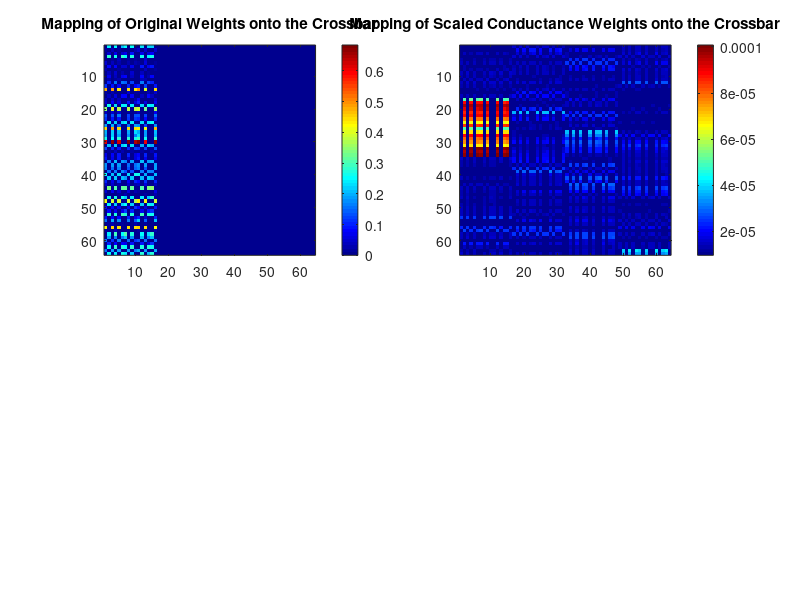
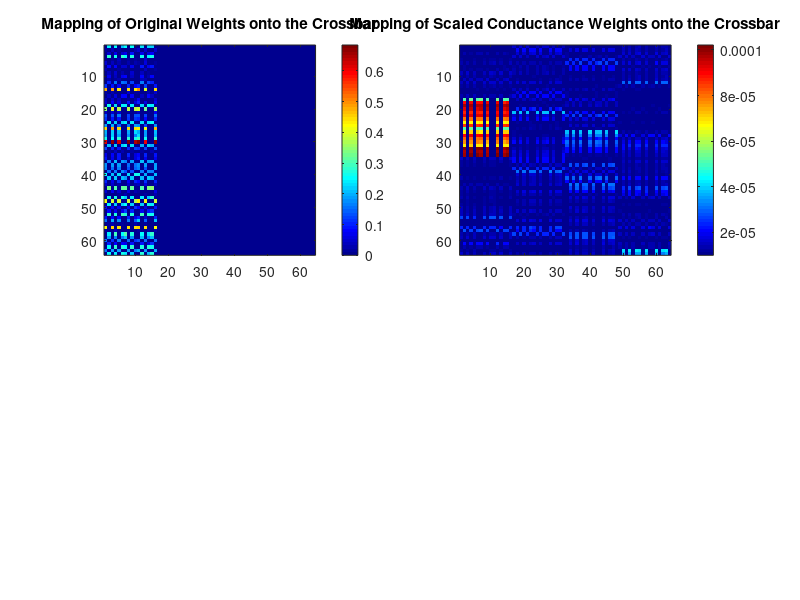
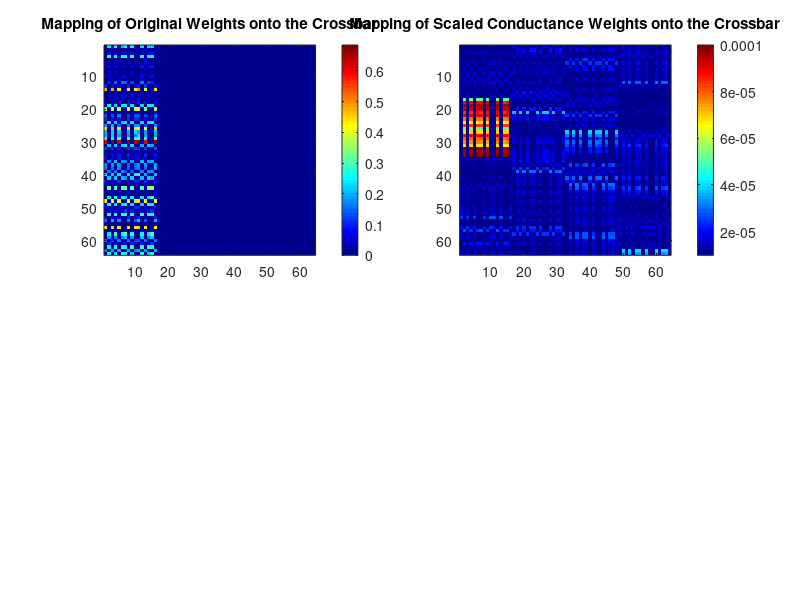
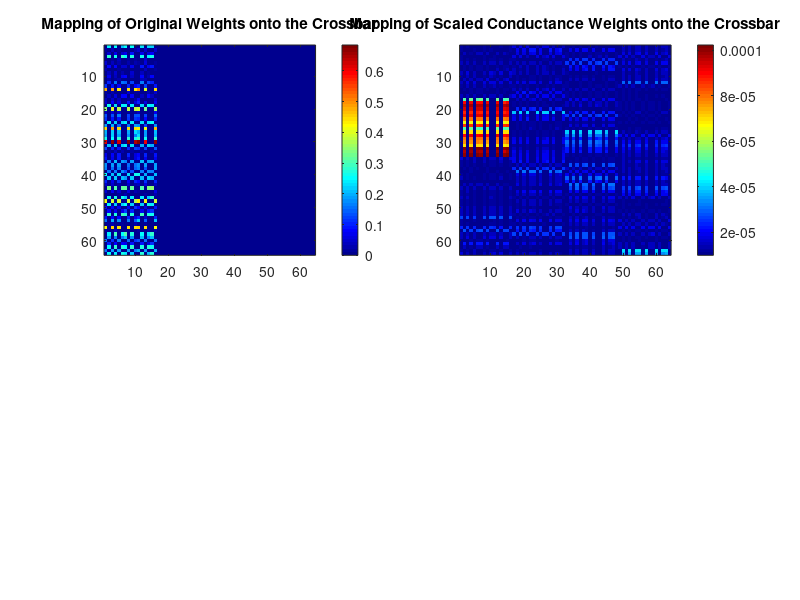

The MATLAB source for these figures, in order: (Note: this script raises an error after producing the figures.)
% mycluster=parcluster('local');
% mycluster.NumWorkers=32;
% parpool('local', 32);
n_seed = 5;
output_dir = 'out';
table_headers = {'seed', 'R_min_range', 'R_max_range', 'percent_error', 'bit_res', 'input_bits', 'output_bits', 'stuck', 'R_source', 'R_line', 'R_min', 'R_max', 'predictions_file_path'};
table_data = cell(n_seed, 13);
for seed=1:n_seed
    rng(seed);
    %% Define global variables 
    %To do:
    %R-max-min
    %Output resolution

    %To Ask
    %Switching mismatch
    %In-situ results
    %Sneak path
    %Crossbar type
    %Figure concepts
    %Writing and results

    %Finished:
    %Stuck on/off
    %4-bit
    %Input resolution


    array_row = 64;
    array_col = 64;
    n_ker = 32; %number of kernels
    n_kersize = [32,30]; %kernel sizes
    start_num = 1; %number of test data to run code through
    end_num = start_num + 249;
    %%%%%%%%%%%%%%%%%%%%%%%%%%%%%%%%%%%%%%%%%%%%%%%%%%%%%%%%
    R_max = 100E3; %100 kohm is max resistance of memristors
    R_min = 10E3;  %10 kohm is min resistance of memristors

    rminrange = [0.95,1]; %limit for min_R [1,1] to turn off
    rmaxrange = [1,1.05]; %limit for max_R [1,1] to turn off

    percenterror = 0.05; %percent error for crossbar implementation, 0 to turn off

    V_BL = zeros(64,1); %Ground column voltages (set columns to 0 V)
    R_source = 20; % 20-50 source resistance (ohms) for simulation model
    R_line = 2;   % 2-5 line resistance (ohms) for simulation model
    bit_res = 6; % bits for weight resolution

    inputbits = 6; %Number of input bits, comment out lines to turn off ###
    outputbits = 6;

    stuck = 0.001; %stuck on/off percentange, 0 to turn off

    visualize = 0; % 1 to visualize, 0 to not visualize
    %%%%%%%%%%%%%%%%%%%%%%%%%%%%%%%%%%%%%%%%%%%%%%%%%%%%%%%%
    RMAX = R_max; %file labelling only
    RMIN = R_min; %file labelling only


    %% Read and reshape weights and bias
    %weights - original, weights2 - 6 bit trained

    % %Read weights1 and bias 32 bit resolution 
    % file1w = fopen('weights/conv1dweights.txt', 'r');
    % file1b = fopen('weights/conv1dbias.txt', 'r');
    % file2w = fopen('weights/conv1d_1weights.txt', 'r');
    % file2b = fopen('weights/conv1d_1bias.txt', 'r');
    % file3w = fopen('weights/denseweights.txt','r');
    % file3b = fopen('weights/densebias.txt','r');
    % file4w = fopen('weights/dense_1weights.txt','r');
    % file4b = fopen('weights/dense_1bias.txt','r');

    % %Read weights2 and bias 6 bit resolution
    % file1w = fopen('weights2/conv1dweights.txt', 'r');
    % file1b = fopen('weights2/conv1dbias.txt', 'r');
    % file2w = fopen('weights2/conv1d_1weights.txt', 'r');
    % file2b = fopen('weights2/conv1d_1bias.txt', 'r');
    % file3w = fopen('weights2/denseweights.txt','r');
    % file3b = fopen('weights2/densebias.txt','r');
    % file4w = fopen('weights2/dense_1weights.txt','r');
    % file4b = fopen('weights2/dense_1bias.txt','r');

    % %Read weights3 and bias with scaling to [-1.2to1.2] against all sets ABCDE
    % file1w = fopen('weights3/conv1dweights.txt', 'r');
    % file1b = fopen('weights3/conv1dbias.txt', 'r');
    % file2w = fopen('weights3/conv1d_1weights.txt', 'r');
    % file2b = fopen('weights3/conv1d_1bias.txt', 'r');
    % file3w = fopen('weights3/denseweights.txt','r');
    % file3b = fopen('weights3/densebias.txt','r');
    % file4w = fopen('weights3/dense_1weights.txt','r');
    % file4b = fopen('weights3/dense_1bias.txt','r');

    % %Read weights4 and bias 6 bit resolution with scaling to [-1.2to1.2] against all sets AE
    % file1w = fopen('weights4/conv1dweights.txt', 'r');
    % file1b = fopen('weights4/conv1dbias.txt', 'r');
    % file2w = fopen('weights4/conv1d_1weights.txt', 'r');
    % file2b = fopen('weights4/conv1d_1bias.txt', 'r');
    % file3w = fopen('weights4/denseweights.txt','r');
    % file3b = fopen('weights4/densebias.txt','r');
    % file4w = fopen('weights4/dense_1weights.txt','r');
    % file4b = fopen('weights4/dense_1bias.txt','r');

    %Read weights5 and bias 6 bit resolution with scaling to [-1.2to1.2]
    %against sets AE 0.97 train test accuracy
    % file1w = fopen('weights5/conv1dweights.txt', 'r');
    % file1b = fopen('weights5/conv1dbias.txt', 'r');
    % file2w = fopen('weights5/conv1d_1weights.txt', 'r');
    % file2b = fopen('weights5/conv1d_1bias.txt', 'r');
    % file3w = fopen('weights5/denseweights.txt','r');
    % file3b = fopen('weights5/densebias.txt','r');
    % file4w = fopen('weights5/dense_1weights.txt','r');
    % file4b = fopen('weights5/dense_1bias.txt','r');

    %Read weightsPytorch and bias full resolution
    %against sets AE 0.998 test accuracy
    file1w = fopen('weightsPytorch/conv1dweights.txt', 'r');
    file1b = fopen('weightsPytorch/conv1dbias.txt', 'r');
    file2w = fopen('weightsPytorch/conv1d_1weights.txt', 'r');
    file2b = fopen('weightsPytorch/conv1d_1bias.txt', 'r');
    file3w = fopen('weightsPytorch/denseweights.txt','r');
    file3b = fopen('weightsPytorch/densebias.txt','r');
    file4w = fopen('weightsPytorch/dense_1weights.txt','r');
    file4b = fopen('weightsPytorch/dense_1bias.txt','r');

    %Reshape and reorder weights
    conv1w = fscanf(file1w,'%f',[n_ker,n_kersize(1)]);
    %conv1w = permute(conv1w,[2,1]);
    conv1w = reshape(conv1w,[n_kersize(1),n_ker]);
    conv1b = fscanf(file1b,'%f',[1,n_ker]);

    conv2w = fscanf(file2w,'%f',[n_ker,n_kersize(2)]);
    %conv2w = permute(conv2w,[2,1]);
    conv2w = reshape(conv2w,[n_kersize(2),n_ker]);
    conv2b = fscanf(file2b,'%f',[1,n_ker]);

    dense1w = fscanf(file3w,'%f',[1088,8]);
    %dense1w = permute(dense1w,[2,1]);
    dense1b = fscanf(file3b,'%f',[1,8]);

    dense2w = fscanf(file4w,'%f',[8,2]);
    %dense2w = permute(dense2w,[2,1]);
    dense2b = fscanf(file4b,'%f',[1,2]);

    fclose('all');
    %% Convert into differential form
    conv1w_diff = zeros(n_kersize(1),n_ker*2);
    for kernel = 1:n_ker
        for row = 1:n_kersize(1)
            if conv1w(row,kernel) > 0
                conv1w_diff(row,kernel*2-1) = conv1w(row,kernel);
            else
                conv1w_diff(row,kernel*2) = -1*conv1w(row,kernel);
            end
        end
    end

    conv1b_diff = zeros(1,n_ker*2);
    for bias = 1:n_ker
        if conv1b(1,bias) > 0
            conv1b_diff(1,bias*2-1) = conv1b(1,bias);
        else
            conv1b_diff(1,bias*2) = -1*conv1b(1,bias);
        end
    end




    conv2w_diff = zeros(n_kersize(2),n_ker*2);
    for kernel = 1:n_ker
        for row = 1:n_kersize(2)
            if conv2w(row,kernel) > 0
                conv2w_diff(row,kernel*2-1) = conv2w(row,kernel);
            else
                conv2w_diff(row,kernel*2) = -1*conv2w(row,kernel);
            end
        end
    end

    conv2b_diff = zeros(1,n_ker*2);
    for bias = 1:n_ker
        if conv2b(1,bias) > 0
            conv2b_diff(1,bias*2-1) = conv2b(1,bias);
        else
            conv2b_diff(1,bias*2) = -1*conv2b(1,bias);
        end
    end



    dense1w_diff = zeros(1088,8*2);
    for kernel = 1:8
        for row = 1:1088
            if dense1w(row,kernel)>0
                dense1w_diff(row,kernel*2-1) = dense1w(row,kernel);
            else
                dense1w_diff(row,kernel*2) = -1*dense1w(row,kernel);
            end
        end
    end

    dense1b_diff = zeros(1,16);
    for bias = 1:8
        if dense1b(1,bias)>0
            dense1b_diff(1,bias*2-1) = dense1b(1,bias);
        else
            dense1b_diff(1,bias*2) = -1*dense1b(1,bias);
        end
    end




    dense2w_diff = zeros(8,4);
    for kernel = 1:2
        for row = 1:8
            if dense2w(row,kernel)>0
                dense2w_diff(row,kernel*2-1) = dense2w(row,kernel);
            else
                dense2w_diff(row,kernel*2) = -1*dense2w(row,kernel);
            end
        end
    end

    dense2b_diff = zeros(1,4);
    for bias = 1:2
        if dense2b(1,bias)>0
            dense2b_diff(1,bias*2-1) = dense2b(1,bias);
        else
            dense2b_diff(1,bias*2) = -1*dense2b(1,bias);
        end
    end


    %Check that all differential forms are implemented
    % min(conv1w_diff(:))
    % min(conv1b_diff(:))
    % min(conv2w_diff(:))
    % min(conv2b_diff(:))
    % min(dense1w_diff(:))
    % min(dense1b_diff(:))
    % min(dense2w_diff(:))
    % min(dense2b_diff(:))



    %% Map kernels onto crossbar

    %First convolution and dense layer 2 makes tile 1
    dense2w_diff_pad = zeros(8,60);
    dense2wb_diff = [dense2w_diff, dense2w_diff_pad];
    tile1_pad = zeros(23,64);
    tile1 = [conv1b_diff; conv1w_diff; dense2wb_diff ;tile1_pad];

    %Second convolution makes tile 2
    tile2_pad = zeros(33,64);
    tile2 = [conv2b_diff; conv2w_diff; tile2_pad];

    %Average pooling makes tile 8
    avgpool = zeros(64,64);
    for i=[1:17]
        avgpool(i*2-1,i)=0.5;
        avgpool(i*2,i)=0.5;
    end



    %First dense layer with 8 neurons makes tiles 3-7
    dense1a=[];
    dense1b=[];
    dense1c=[];
    dense1d=[];
    dense1e=[];
    for i=[1:4]
        dense1a = [dense1a,dense1w_diff(((i-1)*64+1):i*64,:)];
    end
    for i=[5:8]
        dense1b = [dense1b,dense1w_diff(((i-1)*64+1):i*64,:)];
    end
    for i=[9:12]
        dense1c = [dense1c,dense1w_diff(((i-1)*64+1):i*64,:)];
    end
    for i=[13:16]
        dense1d = [dense1d,dense1w_diff(((i-1)*64+1):i*64,:)];
    end
    for i=[17:17]
        dense1e = [dense1e,dense1w_diff(((i-1)*64+1):i*64,:)];
    end
    %Pad the dense1e since it is not using the entire 64by64
    [m,n] = size(dense1e);
    dense1epad = zeros(array_row,array_col-n); 
    dense1e = [dense1e,dense1epad];

%     if (visualize == 1)
        figure('Renderer', 'painters', 'Position',[10 10 1200 1200])
        subplot(2,2,1)
        imagesc(dense1e); colormap('jet'); colorbar
        title('Mapping of Original Weights onto the Crossbar')
%     end
    %% Find max of each tile
    % max1 = max(conv1w(:));
    % max2 = max(conv1b(:));
    % max3 = max(conv2w(:));
    % max4 = max(conv2b(:));
    %maxtile1 = max(max(max1,max2),max(max3,max4));
    maxtile1 = max(tile1(:));
    maxtile2 = max(tile2(:));
    maxtile3 = max(dense1a(:));
    maxtile4 = max(dense1b(:));
    maxtile5 = max(dense1c(:));
    maxtile6 = max(dense1d(:));
    maxtile7 = max(dense1e(:));
    maxtile8 = max(avgpool(:));

    max_weight = [maxtile1 maxtile2 maxtile3 maxtile4 maxtile5 maxtile6 maxtile7 maxtile8];
    %% Implement range R_max and R_min
    rmaxlimit = rmaxrange(1)+rand(1,8).*(rmaxrange(2)-rmaxrange(1));
    rminlimit = rminrange(1)+rand(1,8).*(rminrange(2)-rminrange(1));

    R_max = R_max.*rmaxlimit;
    R_min = R_min.*rminlimit;

    G_max = 1./R_min; %Calculate max conductance based on resistance
    G_min = 1./R_max; %Calculate min conductance based on resistance

    scaling_factor = (G_max - G_min)./max_weight;
    %% Implement weight resolution
    %Implement bit resolution in the memductance states
    G_step = (G_max - G_min)./(2^bit_res);
    % conv1_crossbar_tiled = round((conv1_crossbar_tiled_unscaled.*scaling_factor)./G_step)*G_step;

    tile1 = round((tile1.*scaling_factor(1))./G_step(1))*G_step(1)+G_min(1);
    tile2 = round((tile2.*scaling_factor(2))./G_step(2))*G_step(2)+G_min(2);
    dense1a = round((dense1a.*scaling_factor(3))./G_step(3))*G_step(3)+G_min(3);
    dense1b = round((dense1b.*scaling_factor(4))./G_step(4))*G_step(4)+G_min(4);
    dense1c = round((dense1c.*scaling_factor(5))./G_step(5))*G_step(5)+G_min(5);
    dense1d = round((dense1d.*scaling_factor(6))./G_step(6))*G_step(6)+G_min(6);
    dense1e = round((dense1e.*scaling_factor(7))./G_step(7))*G_step(7)+G_min(7);
    avgpool = round((avgpool.*scaling_factor(8))./G_step(8))*G_step(8)+G_min(8);


%     if (visualize == 1)
        subplot(2,2,2)
        imagesc(dense1a); colormap('jet'); colorbar
        title('Mapping of Scaled Conductance Weights onto the Crossbar')
%     end
    
end
T = cell2table(table_data);
T.Properties.VariableNames = table_headers;
writetable(T,'out/experiment_runs.csv')  